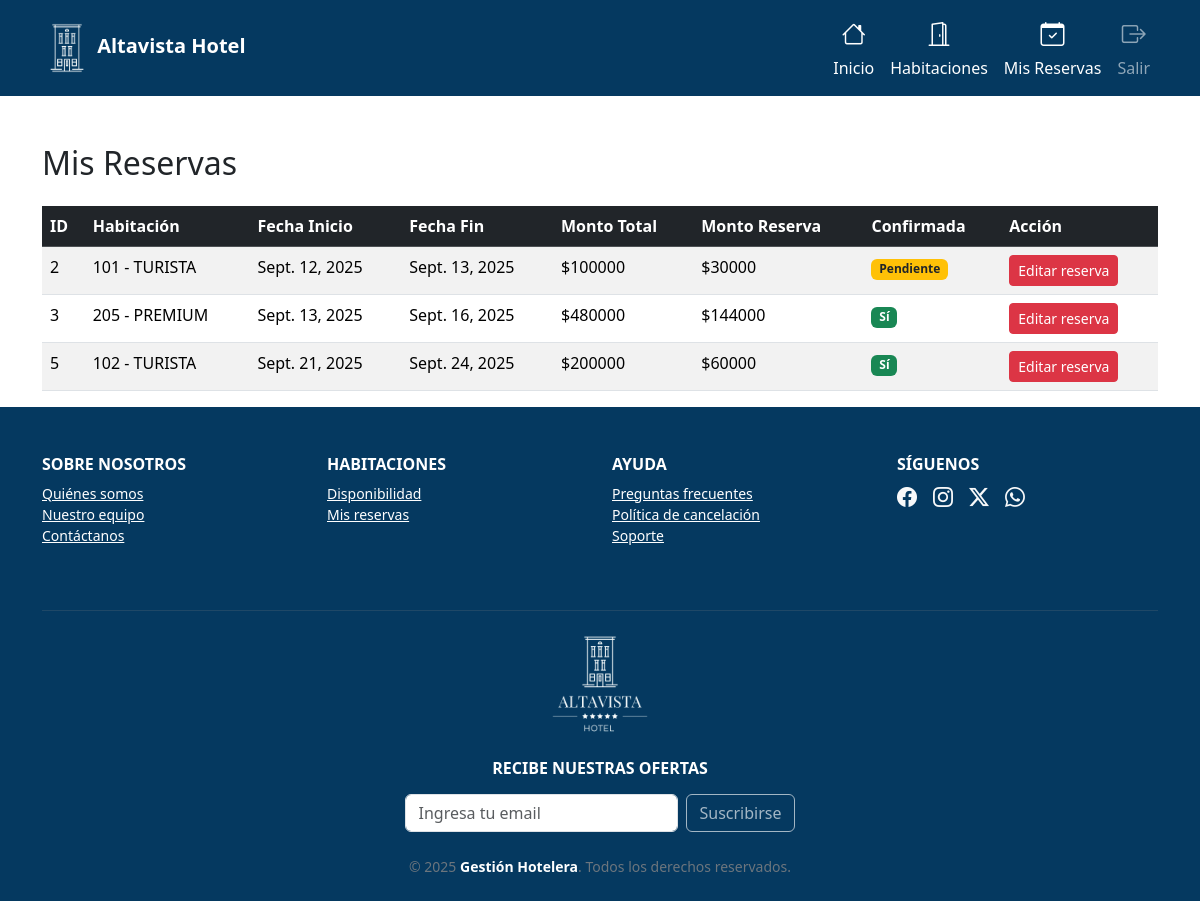
Page /mis-reservas/ (signed in) on the earlier database version.
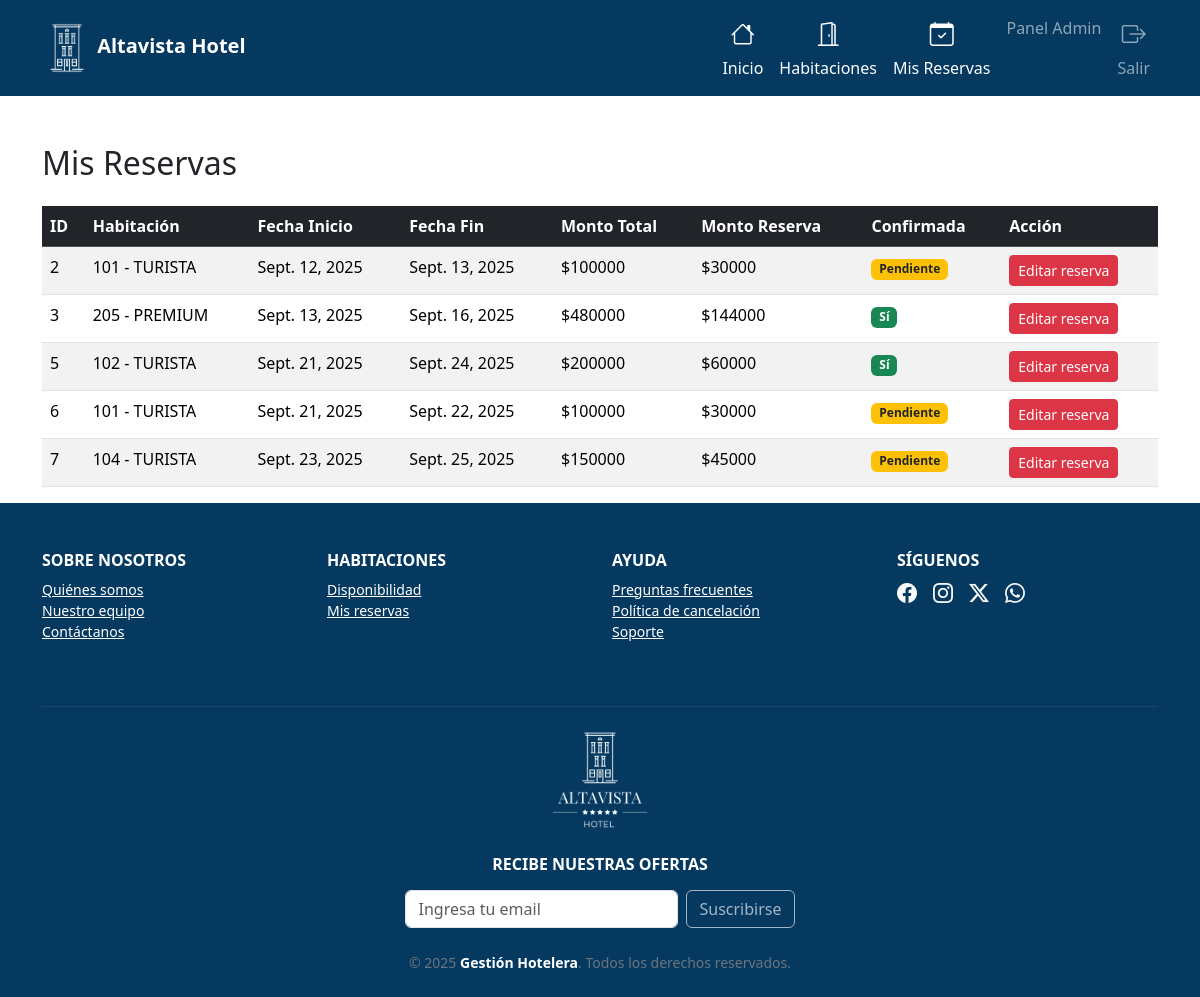
Same page on the later database version.
### reservas/models.py (models this page shows, shortened)
class Reserva(models.Model):
    cliente = models.ForeignKey(Cliente, on_delete=models.CASCADE)
    habitacion = models.ForeignKey(Habitacion, on_delete=models.CASCADE)
    fecha_inicio = models.DateField()
    fecha_fin = models.DateField()
    fecha_reserva = models.DateTimeField(auto_now_add=True)
    confirmada = models.BooleanField(default=False)
    monto_total = models.IntegerField(blank=True, null=True)   # <-- ahora entero
    monto_reserva = models.IntegerField(blank=True, null=True) # <-- ahora entero

class Habitacion(models.Model):
    CATEGORIAS = [
        ('TURISTA', 'Turista'),
        ('PREMIUM', 'Premium'),
    ]
    numero = models.IntegerField(unique=True)
    categoria = models.CharField(max_length=10, choices=CATEGORIAS)
    descripcion = models.TextField()
    equipamiento = models.TextField(blank=True, null=True)  # agregado
    precio_diario = models.IntegerField()  # <-- ahora entero
    disponible = models.BooleanField(default=True)

### reservas/views.py (the view)
# urls.py: path('mis-reservas/', views.mis_reservas, name='mis_reservas'),
@login_required
def mis_reservas(request):
    cliente = get_object_or_404(Cliente, email=request.user.email)
    reservas = Reserva.objects.filter(cliente=cliente)
    return render(request, "reservas/mis_reservas.html", {"reservas": reservas})

### reservas/templatetags/custom_tags.py (called while the page is built)
@register.filter(name='has_group')
def has_group(user, group_name):
    return user.groups.filter(name=group_name).exists()

### templates/reservas/mis_reservas.html
{% extends "reservas/base.html" %}
{% block content %}
<div class="container mt-5">
    <h2 class="mb-4">Mis Reservas</h2>
    {% if reservas %}
        <table class="table table-striped">
            <thead class="table-dark">
                <tr>
                    <th>ID</th>
                    <th>Habitación</th>
                    <th>Fecha Inicio</th>
                    <th>Fecha Fin</th>
                    <th>Monto Total</th>
                    <th>Monto Reserva</th>
                    <th>Confirmada</th>
                    <th>Acción</th>
                </tr>
            </thead>
            <tbody>
                {% for reserva in reservas %}
                <tr>
                    <td>{{ reserva.id }}</td>
                    <td>{{ reserva.habitacion.numero }} - {{ reserva.habitacion.categoria }}</td>
                    <td>{{ reserva.fecha_inicio }}</td>
                    <td>{{ reserva.fecha_fin }}</td>
                    <td>${{ reserva.monto_total }}</td>
                    <td>${{ reserva.monto_reserva }}</td>
                    <td>
                        {% if reserva.confirmada %}
                            <span class="badge bg-success">Sí</span>
                        {% else %}
                            <span class="badge bg-warning text-dark">Pendiente</span>
                        {% endif %}
                    </td>
                    <td>
                        <a href="{% url 'editar_reserva' reserva.id %}" class="btn btn-danger btn-sm">Editar reserva</a>
                    </td>
                </tr>
                {% endfor %}
            </tbody>
        </table>
    {% else %}
        <div class="alert alert-info">
            No tienes reservas registradas.
        </div>
    {% endif %}
</div>
{% endblock %}

### templates/reservas/base.html (shortened to what this page needs)
{% load static %}
{% load custom_tags %}
<!DOCTYPE html>
<html lang="es">
<head>
  <link rel="stylesheet" href="{% static 'css/styles.css' %}">
  <link href="https://cdn.jsdelivr.net/npm/bootstrap@5.3.3/dist/css/bootstrap.min.css" rel="stylesheet">
  <link rel="stylesheet" href="https://cdn.jsdelivr.net/npm/bootstrap-icons@1.11.3/font/bootstrap-icons.css">
</head>
<body class="d-flex flex-column min-vh-100 ">
  <nav class="navbar navbar-expand-lg navbar-dark bg-footer">
    <div class="container">
          <a class="navbar-brand" href="{% url 'landing' %}">
              <img src="{% static 'img/icon.png' %}" width="50px" alt="">
              <strong>Altavista Hotel</strong>
          </a>
      <div class="collapse navbar-collapse" id="navbarHotel">
      <ul class="navbar-nav ms-auto">
        <li class="nav-item">
          <a class="nav-link active d-flex flex-column align-items-center text-center gap-1"
            aria-current="page" href="{% url 'landing' %}">
              <i class="bi bi-house fs-4"></i>
              <span>Inicio</span>
          </a>
        </li>
        <li class="nav-item">
          <a class="nav-link active d-flex flex-column align-items-center text-center gap-1"
            aria-current="page" href="{% url 'ver_habitaciones' %}">
              <i class="bi bi-door-open fs-4"></i>
              <span>Habitaciones</span>
          </a>
        </li>
        {% if user.is_authenticated %}
          <li class="nav-item">
            <a class="nav-link active d-flex flex-column align-items-center text-center gap-1"
              aria-current="page" href="{% url 'mis_reservas' %}">
                <i class="bi bi-calendar-check fs-4"></i>
                <span>Mis Reservas</span>
            </a>
          </li>
          {% if user|has_group:"Administradores" %}
            <li class="nav-item"><a href="{% url 'reservas_list_admin' %}" class="nav-link">Panel Admin</a></li>
          {% endif %}
            <li class="nav-item">
              <form action="{% url 'logout' %}" method="post" style="display: inline;">
                <button type="submit"
                        class="nav-link btn btn-link d-flex flex-column align-items-center text-center gap-1"
                        style="border: none; background: none;">
                  <i class="bi bi-box-arrow-right fs-4"></i>
                  <span>Salir</span>
                </button>
              </form>
            </li>
        {% endif %}
      </ul>
      </div>
    </div>
  </nav>
  <main class="flex-grow-1 d-flex flex-column">
    {% block content %}{% endblock %}
    {% include 'landing/footer.html' %}
  </main>
</body>
</html>

### templates/landing/footer.html
{% load static %}
<footer class="text-light pt-5 pb-4 mt-0 bg-footer">
  <div class="container">
    <div class="row">
      <div class="col-md-3 mb-4">
        <h6 class="text-uppercase fw-bold text-white">Sobre nosotros</h6>
        <ul class="list-unstyled small">
          <li><a href="#" class="footer-link text-white">Quiénes somos</a></li>
          <li><a href="#" class="footer-link text-white">Nuestro equipo</a></li>
          <li><a href="#" class="footer-link text-white">Contáctanos</a></li>
        </ul>
      </div>
      <div class="col-md-3 mb-4">
        <h6 class="text-uppercase fw-bold text-white">Habitaciones</h6>
        <ul class="list-unstyled small">
          <li><a href="{% url 'ver_habitaciones' %}" class="footer-link text-white">Disponibilidad</a></li>
          <li><a href="{% url 'mis_reservas' %}" class="footer-link text-white">Mis reservas</a></li>
        </ul>
      </div>
      <div class="col-md-3 mb-4">
        <h6 class="text-uppercase fw-bold text-white">Ayuda</h6>
        <ul class="list-unstyled small">
          <li><a href="#" class="footer-link text-white">Preguntas frecuentes</a></li>
          <li><a href="#" class="footer-link text-white">Política de cancelación</a></li>
          <li><a href="#" class="footer-link text-white">Soporte</a></li>
        </ul>
      </div>
      <div class="col-md-3 mb-4">
        <h6 class="text-uppercase fw-bold text-white">Síguenos</h6>
        <div class="d-flex gap-3 mt-2">
          <a href="#" class="text-light fs-5"><i class="bi bi-facebook"></i></a>
          <a href="#" class="text-light fs-5"><i class="bi bi-instagram"></i></a>
          <a href="#" class="text-light fs-5"><i class="bi bi-twitter-x"></i></a>
          <a href="#" class="text-light fs-5"><i class="bi bi-whatsapp"></i></a>
        </div>
      </div>
    </div>
    <hr class="border-secondary my-4">
    <div class="col-md-12 text-center mb-4">
      <img src="{% static 'img/logo.png' %}" alt="Logo" width="100" height="auto">
    </div>
    <div class="row justify-content-center">
      <div class="col-md-6 text-center">
        <h6 class="text-uppercase fw-bold text-white mb-3">Recibe nuestras ofertas</h6>
        <form class="d-flex justify-content-center">
          <input type="email" class="form-control me-2 w-50" placeholder="Ingresa tu email" aria-label="Email">
          <button class="btn btn-outline-light" type="submit" disabled>Suscribirse</button>
        </form>
      </div>
    </div>
    <div class="text-center mt-4 small text-secondary">
      © 2025 <strong class="text-white">Gestión Hotelera</strong>. Todos los derechos reservados.
    </div>
  </div>
</footer>

### static/css/styles.css (style rules this page uses)
html, body { height: 100%; margin: 0; padding: 0; }
.bg-footer { background-color: #053960; }

Differences in the rows shown:
added Reserva: id "6", habitacion.numero "101", habitacion.categoria "TURISTA", fecha_inicio "Sept. 21, 2025", fecha_fin "Sept. 22, 2025", monto_total "100000", monto_reserva "30000", confirmada "Pendiente"
added Reserva: id "7", habitacion.numero "104", habitacion.categoria "TURISTA", fecha_inicio "Sept. 23, 2025", fecha_fin "Sept. 25, 2025", monto_total "150000", monto_reserva "45000", confirmada "Pendiente"
Other differences:
text now shown: "Panel Admin"
